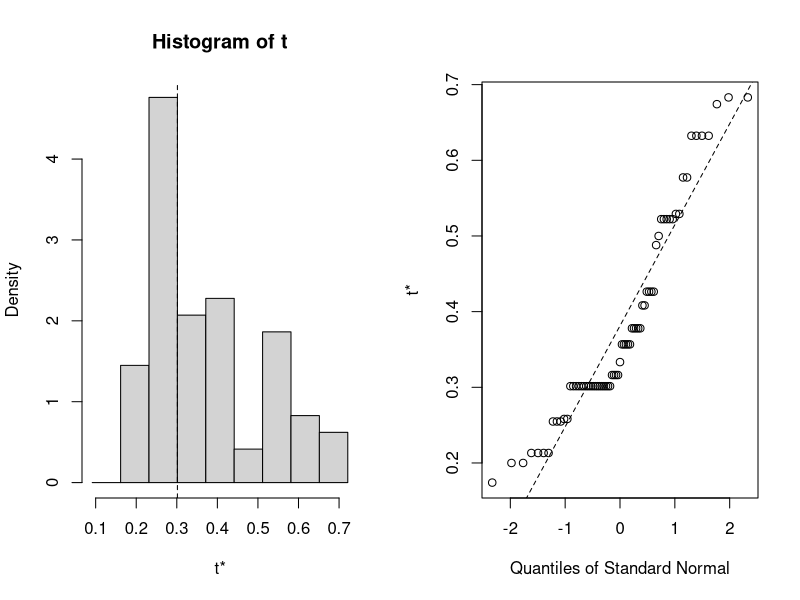

This figure's R source:
# https://www.geeksforgeeks.org/bootstrap-confidence-interval-with-r-programming/

library(boot)
library(ggplot2)

# load result data
# 1 = Yes; 0 = No

data<-read.csv(file = 'expResults.csv', header = TRUE) #read data 

x<-data[,c("Pie.chart","Bar.chart","Scatter.plot")] #relevant columns

i<-nrow(x) #count number of rows for re-sampling 

boot.mean<-function(x,i){
  boot.mean<-mean(x[i])} #bootstrapping function to get the mean

#bootstrap all columns
#gets bootstrap mean and confidence interval 
apply(x,2,function(y){ 
  b<-boot(y,boot.mean,R=50000); 
  c(mean(b$t),boot.ci(b,type="perc", conf=0.95)$percent[4:5])
})




#Other Attempt
data<-read.csv(file = 'expResults.csv', header = TRUE) 
correlation <- function(data, index)
{
  df <- data[index, ]
  # Find the spear man correlation between the value columns of data set
  c(cor(df[, 2], df[,3], method = 'spearman'))
}

# bootstrap w/ data set and rounds
bootstrap <- boot(data, correlation, R = 100)
bootstrap

# Plot sampling
plot(bootstrap)

# Confidence Intervals
boot.ci(boot.out = bootstrap, type = c("norm","basic","perc","bca"))
